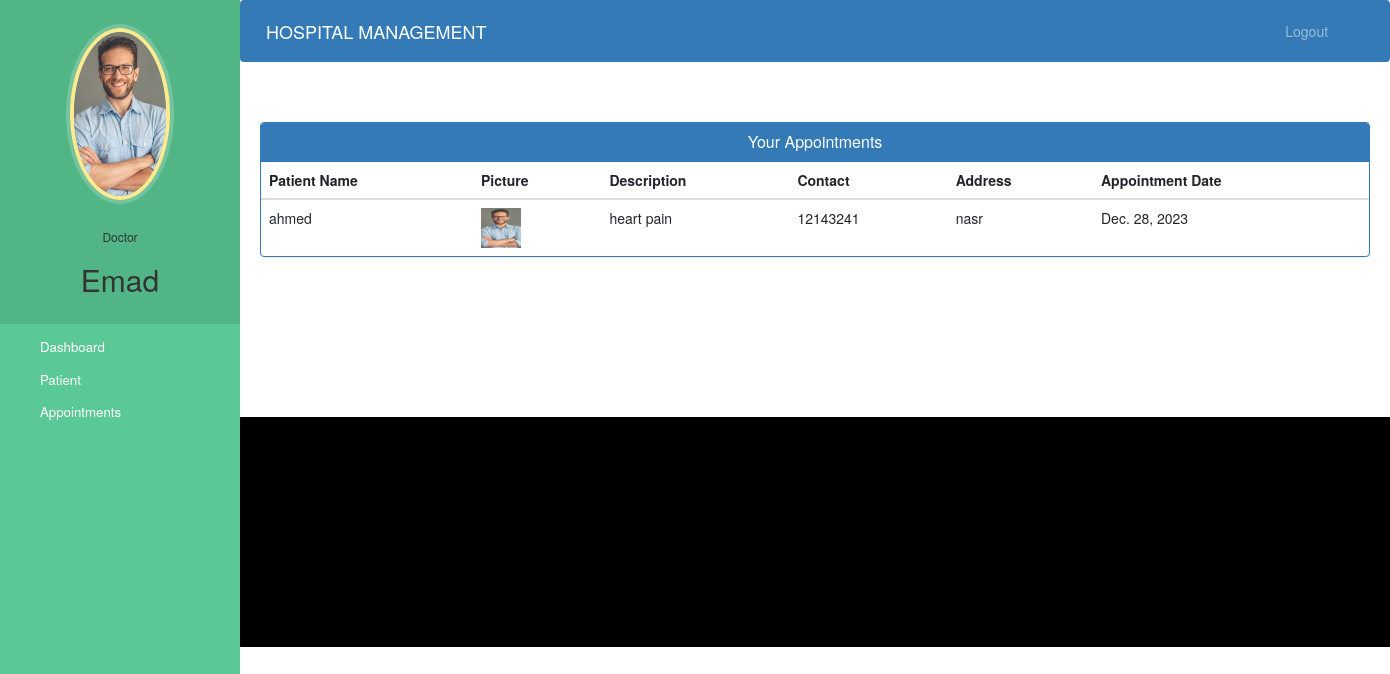
The app's page /doctor-view-appointment (signed in) with its own data.
### hospital/models.py (models this page shows, shortened)
class Doctor(models.Model):
    user=models.OneToOneField(User,on_delete=models.CASCADE)
    profile_pic= models.ImageField(upload_to='profile_pic/DoctorProfilePic/',null=True,blank=True)
    address = models.CharField(max_length=40)
    mobile = models.CharField(max_length=20,null=True)
    department= models.CharField(max_length=50,choices=departments,default='Cardiologist')
    status=models.BooleanField(default=False)

class Appointment(models.Model):
    patientId=models.PositiveIntegerField(null=True)
    doctorId=models.PositiveIntegerField(null=True)
    patientName=models.CharField(max_length=40,null=True)
    doctorName=models.CharField(max_length=40,null=True)
    appointmentDate=models.DateField(auto_now=True)
    description=models.TextField(max_length=500)
    status=models.BooleanField(default=False)

class Patient(models.Model):
    user=models.OneToOneField(User,on_delete=models.CASCADE)
    profile_pic= models.ImageField(upload_to='profile_pic/PatientProfilePic/',null=True,blank=True)
    address = models.CharField(max_length=40)
    mobile = models.CharField(max_length=20,null=False)
    symptoms = models.CharField(max_length=100,null=False)
    assignedDoctorId = models.PositiveIntegerField(null=True)
    admitDate=models.DateField(auto_now=True)
    status=models.BooleanField(default=False)

### hospital/views.py (the view)
# urls.py: path('doctor-view-appointment', views.doctor_view_appointment_view,name='doctor-view-appointment'),
@login_required(login_url='doctorlogin')
@user_passes_test(is_doctor)
def doctor_view_appointment_view(request):
    doctor=models.Doctor.objects.get(user_id=request.user.id) #for profile picture of doctor in sidebar
    appointments=models.Appointment.objects.all().filter(status=True,doctorId=request.user.id)
    patientid=[]
    for a in appointments:
        patientid.append(a.patientId)
    patients=models.Patient.objects.all().filter(status=True,user_id__in=patientid)
    appointments=zip(appointments,patients)
    return render(request,'hospital/doctor_view_appointment.html',{'appointments':appointments,'doctor':doctor})

### hospital/views.py (called while the page is built)
def is_doctor(user):
    return user.groups.filter(name='DOCTOR').exists()

### templates/hospital/doctor_view_appointment.html (shortened to what this page needs)
{% extends 'hospital/doctor_base.html' %}
{% block content %}
{%load static%}
<head>
  <link href="//netdna.bootstrapcdn.com/bootstrap/3.0.0/css/bootstrap.min.css" rel="stylesheet" id="bootstrap-css">
</head>
<div class="container">
  <div class="panel panel-primary">
    <div class="panel-heading">
      <h6 class="panel-title">Your Appointments</h6>
    </div>
    <table class="table table-hover" id="dev-table">
      <thead>
        <tr>
          <th>Patient Name</th>
          <th>Picture</th>
          <th>Description</th>
          <th>Contact</th>
          <th>Address</th>
          <th>Appointment Date</th>
        </tr>
      </thead>
      {% for a,p in appointments %}
      <tr>
        <td>{{a.patientName}}</td>
        <td> <img src="{% static p.profile_pic.url %}" alt="Profile Pic" height="40px" width="40px" /></td>
        <td>{{a.description}}</td>
        <td>{{p.mobile}}</td>
        <td>{{p.address}}</td>
        <td>{{a.appointmentDate}}</td>
      </tr>
      {% endfor %}
    </table>
  </div>
</div>
{% endblock content %}

### templates/hospital/doctor_base.html (shortened to what this page needs)
<!DOCTYPE html>
{% load static %}
<html lang="en">
<head>
  <link rel="stylesheet" href="https://stackpath.bootstrapcdn.com/bootstrap/4.3.1/css/bootstrap.min.css">
  <link rel="stylesheet" href="https://maxcdn.bootstrapcdn.com/font-awesome/4.7.0/css/font-awesome.min.css">
</head>
<body>
  <nav class="menu" tabindex="0">
    <header class="avatar">
      <img src="{% static doctor.profile_pic.url %}" alt="Profile Pic" />
      <br><br>
      <h6>Doctor</h6>
      <h2>{{request.user.first_name}}</h2>
    </header>
    <ul>
      <li tabindex="0" class="icon-dashboard"> <a style="color:white; text-decoration:none;" href="/doctor-dashboard"><span>Dashboard</span></a> </li>
      <li tabindex="0" class="icon-users"> <a style="color:white; text-decoration:none;" href="/doctor-patient"><span>Patient</span></a></li>
      <li tabindex="0" class="icon-calendar"> <a style="color:white; text-decoration:none;" href="/doctor-appointment"><span>Appointments</span></a></li>
    </ul>
  </nav>
  <main>
    <div class="bs-example">
      <nav class="navbar navbar-expand-md  navbar-dark fixed-top" style="background:#337AB7;">
        <a href="/doctor-dashboard" class="navbar-brand">HOSPITAL MANAGEMENT</a>
        <div class="collapse navbar-collapse justify-content-between" id="navbarCollapse">
          <div class="navbar-nav" style=" margin-left: 90%;">
            <a href="/logout" class="nav-item nav-link">Logout</a>
          </div>
        </div>
      </nav>
    </div>
    <br><br>
    {% block content %}
    {% endblock content %}
    <br><br><br><br><br><br><br>
    <footer>
      <br>
      <div class="container">
        <div class="row">
          <div class="col-md-12 col-sm-12">
          </div>
        </div>
      </div>
    </footer>
  </main>
</body>
</html>

### templates/hospital/doctor_base.html (style rules this page uses)
a:link { text-decoration: none; }
a { color: white; }
footer { padding: 0px 0px 0px 0px; background-color: black; margin: 0px; }
body { padding-left: 240px; }
main { position: relative; height: 100vh; }
.menu { background: #5bc995; height: 100vh; width: 240px; position: fixed; top: 0px; left: 0; z-index: 5; outline: none; }
.menu .avatar { background: rgba(0, 0, 0, 0.1); padding: 2em 0.5em; text-align: center; }
.menu .avatar img { width: 100px; border-radius: 50%; overflow: hidden; border: 4px solid #ffea92; box-shadow: 0 0 0 4px rgba(255, 255, 255, 0.2); }
.menu .avatar h2 { font-weight: normal; margin-bottom: 0; }
.menu ul { list-style: none; padding: 0.5em 0; margin: 0; }
.menu ul li { padding: 0.5em 1em 0.5em 3em; font-size: 0.95em; font-weight: regular; background-repeat: no-repeat; background-position: left 15px center; background-size: auto 20px; transition: all 0.15s linear; cursor: pointer; }
.menu ul li.icon-dashboard { background-image: url("http://www.entypo.com/images//gauge.svg"); }
.menu ul li.icon-users { background-image: url("http://www.entypo.com/images//users.svg"); }
.menu ul li.icon-calendar { background-image: url("http://www.entypo.com/images//calendar.svg"); }

### templates/hospital/doctor_view_appointment.html (style rules this page uses)
a:link { text-decoration: none; }
h6 { text-align: center; }
.row { margin: 100px; }

### records on screen
Doctor: profile_pic (picture)
Appointment: patientName "ahmed", profile_pic (picture), description "heart pain", mobile "12143241", address "nasr", appointmentDate "Dec. 28, 2023"

### other values on screen
{{ request.user.first_name }} "Emad"
